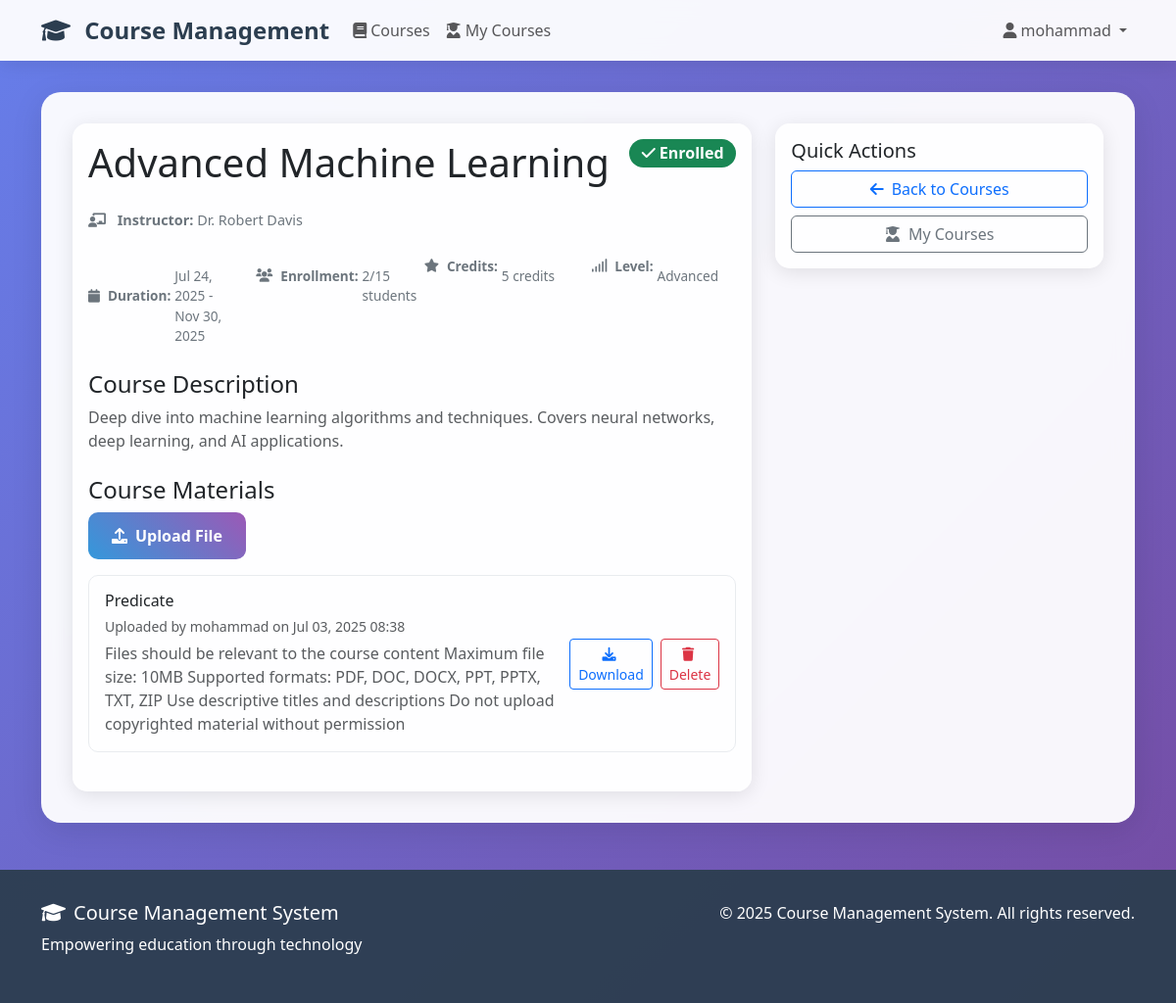
The app's page /courses/4/ (signed in) with its own data.
### students/models.py (models this page shows, shortened)
class Course(models.Model):
    DIFFICULTY_CHOICES = [
        ('beginner', 'Beginner'),
        ('intermediate', 'Intermediate'),
        ('advanced', 'Advanced'),
    ]
    title = models.CharField(max_length=200)
    description = models.TextField()
    instructor = models.CharField(max_length=100)
    credits = models.PositiveIntegerField(default=3)
    difficulty = models.CharField(max_length=20, choices=DIFFICULTY_CHOICES, default='beginner')
    max_students = models.PositiveIntegerField(default=30)
    start_date = models.DateField()
    end_date = models.DateField()
    is_active = models.BooleanField(default=True)
    created_at = models.DateTimeField(auto_now_add=True)
    def get_enrolled_count(self):
        return self.enrollment_set.count()

class FileUpload(models.Model):
    uploaded_by = models.ForeignKey(User, on_delete=models.CASCADE)
    file = models.FileField(upload_to=file_upload_path)
    course = models.ForeignKey(Course, on_delete=models.CASCADE)
    title = models.CharField(max_length=200)
    description = models.TextField(blank=True)
    timestamp = models.DateTimeField(auto_now_add=True)

### students/views.py (the view)
# urls.py: path('courses/<int:course_id>/', views.course_detail, name='course_detail'),
@login_required
def course_detail(request, course_id):
    course = get_object_or_404(Course, id=course_id)
    is_enrolled = False
    files = []
    if hasattr(request.user, 'student'):
        is_enrolled = Enrollment.objects.filter(
            student=request.user.student,
            course=course,
            is_active=True
        ).exists()
        if is_enrolled:
            files = FileUpload.objects.filter(course=course).order_by('-timestamp')
    return render(request, 'students/course_detail.html', {
        'course': course,
        'is_enrolled': is_enrolled,
        'files': files
    })

### templates/students/course_detail.html (shortened to what this page needs)
{% extends 'base.html' %}
{% block content %}
<div class="row">
    <div class="col-md-8">
        <div class="card">
            <div class="card-body">
                <div class="d-flex justify-content-between align-items-start mb-3">
                    <h1>{{ course.title }}</h1>
                    {% if is_enrolled %}
                        <span class="badge bg-success fs-6">
                            <i class="fas fa-check me-1"></i>Enrolled
                        </span>
                    {% endif %}
                </div>
                <div class="course-instructor mb-3">
                    <i class="fas fa-chalkboard-teacher me-2"></i>
                    <strong>Instructor:</strong> {{ course.instructor }}
                </div>
                <div class="course-meta mb-4">
                    <div class="row">
                        <div class="col-md-3">
                            <div class="meta-item">
                                <i class="fas fa-calendar me-1"></i>
                                <strong>Duration:</strong><br>
                                {{ course.start_date|date:"M d, Y" }} - {{ course.end_date|date:"M d, Y" }}
                            </div>
                        </div>
                        <div class="col-md-3">
                            <div class="meta-item">
                                <i class="fas fa-users me-1"></i>
                                <strong>Enrollment:</strong><br>
                                {{ course.get_enrolled_count }}/{{ course.max_students }} students
                            </div>
                        </div>
                        <div class="col-md-3">
                            <div class="meta-item">
                                <i class="fas fa-star me-1"></i>
                                <strong>Credits:</strong><br>
                                {{ course.credits }} credits
                            </div>
                        </div>
                        <div class="col-md-3">
                            <div class="meta-item">
                                <i class="fas fa-signal me-1"></i>
                                <strong>Level:</strong><br>
                                {{ course.get_difficulty_display }}
                            </div>
                        </div>
                    </div>
                </div>
                <div class="mb-4">
                    <h4>Course Description</h4>
                    <p class="text-muted">{{ course.description }}</p>
                </div>
                {% if is_enrolled %}
                    <div class="mb-4">
                        <h4>Course Materials</h4>
                        <div class="mb-3">
                            <a href="{% url 'upload_file' course.id %}" class="btn btn-primary">
                                <i class="fas fa-upload me-2"></i>Upload File
                            </a>
                        </div>
                        {% if files %}
                            <div class="files-list">
                                {% for file in files %}
                                    <div class="file-item">
                                        <div class="d-flex justify-content-between align-items-center">
                                            <div>
                                                <h6 class="mb-1">{{ file.title }}</h6>
                                                <small class="text-muted">
                                                    Uploaded by {{ file.uploaded_by.username }} on {{ file.timestamp|date:"M d, Y H:i" }}
                                                </small>
                                                {% if file.description %}
                                                    <p class="mb-0 mt-1 text-muted">{{ file.description }}</p>
                                                {% endif %}
                                            </div>
                                            <div class="d-flex gap-2">
                                                <a href="{% url 'download_file' file.id %}" class="btn btn-sm btn-outline-primary">
                                                    <i class="fas fa-download me-1"></i>Download
                                                </a>
                                                {% if file.uploaded_by == user or user.is_staff %}
                                                    <a href="{% url 'delete_file' file.id %}" class="btn btn-sm btn-outline-danger">
                                                        <i class="fas fa-trash me-1"></i>Delete
                                                    </a>
                                                {% endif %}
                                            </div>
                                        </div>
                                    </div>
                                {% endfor %}
                            </div>
                        {% else %}
                            <div class="text-center py-4">
                                <i class="fas fa-folder-open fa-3x text-muted mb-3"></i>
                                <p class="text-muted">No files uploaded yet</p>
                            </div>
                        {% endif %}
                    </div>
                {% endif %}
            </div>
        </div>
    </div>
    <div class="col-md-4">
        <div class="card">
            <div class="card-body">
                <h5 class="card-title">Quick Actions</h5>
                <div class="d-grid gap-2">
                    <a href="{% url 'course_list' %}" class="btn btn-outline-primary">
                        <i class="fas fa-arrow-left me-2"></i>Back to Courses
                    </a>
                    {% if user.is_authenticated %}
                        <a href="{% url 'my_courses' %}" class="btn btn-outline-secondary">
                            <i class="fas fa-user-graduate me-2"></i>My Courses
                        </a>
                    {% endif %}
                </div>
            </div>
        </div>
    </div>
</div>
{% endblock %}

### templates/base.html (shortened to what this page needs)
<!DOCTYPE html>
<html lang="en">
<head>
    <link href="https://cdn.jsdelivr.net/npm/bootstrap@5.3.0/dist/css/bootstrap.min.css" rel="stylesheet">
    <link href="https://cdnjs.cloudflare.com/ajax/libs/font-awesome/6.0.0/css/all.min.css" rel="stylesheet">
</head>
<body>
    <nav class="navbar navbar-expand-lg navbar-light sticky-top">
        <div class="container">
            <a class="navbar-brand" href="{% url 'course_list' %}">
                <i class="fas fa-graduation-cap me-2"></i>
                Course Management
            </a>
            <div class="collapse navbar-collapse" id="navbarNav">
                <ul class="navbar-nav me-auto">
                    <li class="nav-item">
                        <a class="nav-link" href="{% url 'course_list' %}">
                            <i class="fas fa-book me-1"></i>Courses
                        </a>
                    </li>
                    {% if user.is_authenticated %}
                        <li class="nav-item">
                            <a class="nav-link" href="{% url 'my_courses' %}">
                                <i class="fas fa-user-graduate me-1"></i>My Courses
                            </a>
                        </li>
                    {% endif %}
                </ul>
                <ul class="navbar-nav">
                    {% if user.is_authenticated %}
                        <li class="nav-item dropdown">
                            <a class="nav-link dropdown-toggle" href="#" id="navbarDropdown" role="button" data-bs-toggle="dropdown">
                                <i class="fas fa-user me-1"></i>{{ user.username }}
                            </a>
                        </li>
                    {% endif %}
                </ul>
            </div>
        </div>
    </nav>
    <div class="container">
        <div class="main-content">
            {% block content %}
            {% endblock %}
        </div>
    </div>
    <footer class="footer">
        <div class="container">
            <div class="row">
                <div class="col-md-6">
                    <h5><i class="fas fa-graduation-cap me-2"></i>Course Management System</h5>
                    <p>Empowering education through technology</p>
                </div>
                <div class="col-md-6 text-md-end">
                    <p>&copy; 2025 Course Management System. All rights reserved.</p>
                </div>
            </div>
        </div>
    </footer>
</body>
</html>

### templates/base.html (style rules this page uses)
:root { --primary-color: #2c3e50; --secondary-color: #3498db; --accent-color: #e74c3c; --success-color: #27ae60; --warning-color: #f39c12; --light-bg: #f8f9fa; --dark-text: #2c3e50; }
body { background: linear-gradient(135deg, #667eea 0%, #764ba2 100%); min-height: 100vh; font-family: 'Segoe UI', Tahoma, Geneva, Verdana, sans-serif; }
.navbar { background: rgba(255, 255, 255, 0.95); backdrop-filter: blur(10px); box-shadow: 0 2px 20px rgba(0, 0, 0, 0.1); }
.navbar-brand { font-weight: 700; color: var(--primary-color) !important; font-size: 1.5rem; }
.main-content { background: rgba(255, 255, 255, 0.95); backdrop-filter: blur(10px); border-radius: 20px; box-shadow: 0 8px 32px rgba(0, 0, 0, 0.1); margin: 2rem 0; padding: 2rem; min-height: 60vh; }
.card { background: rgba(255, 255, 255, 0.9); border: none; border-radius: 15px; box-shadow: 0 4px 20px rgba(0, 0, 0, 0.1); transition: transform 0.3s ease, box-shadow 0.3s ease; }
.btn-primary { background: linear-gradient(45deg, var(--secondary-color), #9b59b6); border: none; border-radius: 10px; padding: 0.75rem 1.5rem; font-weight: 600; transition: all 0.3s ease; }
.course-instructor { color: #6c757d; font-size: 0.9rem; margin-bottom: 0.5rem; }
.course-meta { display: flex; gap: 1rem; margin: 1rem 0; }
.meta-item { display: flex; align-items: center; gap: 0.25rem; font-size: 0.85rem; color: #6c757d; }
.badge { border-radius: 20px; padding: 0.4rem 0.8rem; font-size: 0.75rem; font-weight: 600; }
.file-item { background: rgba(255, 255, 255, 0.7); border-radius: 10px; padding: 1rem; margin-bottom: 0.5rem; border: 1px solid #e9ecef; transition: all 0.3s ease; }
.footer { background: rgba(44, 62, 80, 0.95); color: white; padding: 2rem 0; margin-top: 3rem; }

### records on screen
Course: title "Advanced Machine Learning", instructor "Dr. Robert Davis", start_date "Jul 24, 2025", end_date "Nov 30, 2025", get_enrolled_count "2", max_students "15", credits "5", difficulty "Advanced", description "Deep dive into machine learning algorithms and techniques. Covers neural networks, deep learning, and AI applications."
FileUpload: title "Predicate", uploaded_by.username "mohammad", timestamp "Jul 03, 2025 08:38", description "Files should be relevant to the course content Maximum file size: 10MB Supported formats: PDF, DOC, DOCX, PPT, PPTX, TXT, ZIP Use descriptive titles and descriptions Do not upload copyrighted material without permission", shows "Delete"

### other values on screen
{{ user.username }} "mohammad"
